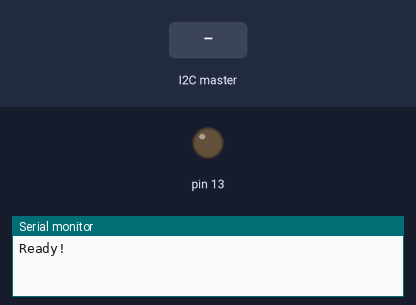
A sketch run on a simulated Arduino Uno, built with avr-gcc and run on an emulated ATmega328P. Shown: output pins drawn as LEDs (lit = HIGH), the last lines printed to the serial monitor. Inputs (shaded band) come from the test bench.

Above: at 1.2 s.
1.3 s: the I2C master sends the byte 1
At 2.7 s:
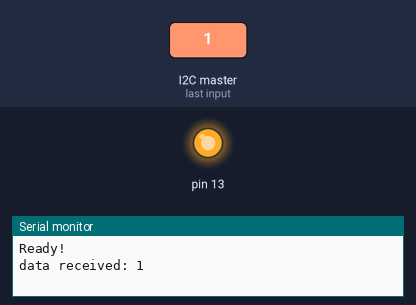
Timing chart, 0 to 4.3 s (numbered marks = the images above; inputs shaded):
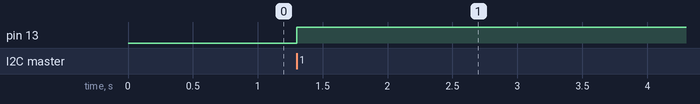

Measured:
- after the input at 1.3 s, pin 13: LOW → HIGH at once

The sketch:

Teste_I2C_LED.ino
```cpp
//ACENDE LED I2C
//Código retirado de https://oscarliang.com/raspberry-pi-arduino-connected-i2c/


#include "Wire.h"

#define SLAVE_ADDRESS 0x04
int number = 0;
int state = 0;


void setup() {
  pinMode(13, OUTPUT);
  Serial.begin(9600); // start serial for output
  // initialize i2c as slave
  Wire.begin(SLAVE_ADDRESS);

  // define callbacks for i2c communication
  Wire.onReceive(receiveData);
  Wire.onRequest(sendData);

  Serial.println("Ready!");
}

void loop() {
  delay(100);
}

// callback for received data
void receiveData(int byteCount){

  while(Wire.available()) {
    number = Wire.read();
    Serial.print("data received: ");
    Serial.println(number);

    if (number == 1){

      if (state == 0){
        digitalWrite(13, HIGH); // set the LED on
        state = 1;
      } else {
        digitalWrite(13, LOW); // set the LED off
        state = 0;
      }
    }
  }
}

// callback for sending data
void sendData(){
  Wire.write(number*2);
}
```
